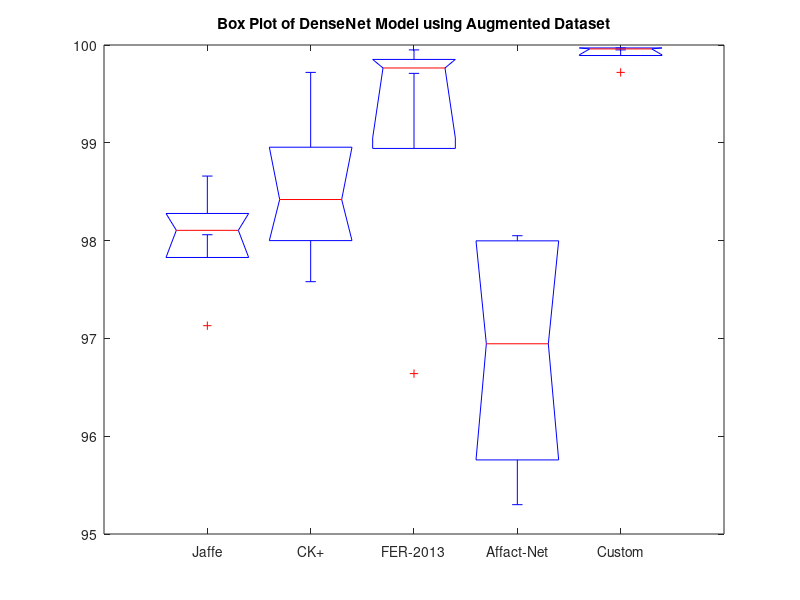

Write the MATLAB code that produced this figure.
s1 = [98.66	98.06	98.15	97.13];
s1 = s1';
s2 = [99.72	98.14	97.58	98.7];
s2 = s2';
s3 = [99.95	99.71	99.82	96.64];
s3 = s3';
s4 = [98.05	97.98	95.91	95.3];
s4 = s4';
s5 = [99.97	99.97	99.95	99.72];
s5 = s5';9
boxplot([s1 s2 s3 s4 s5],'Notch','on', ...
        'Labels',{'Jaffe','CK+','FER-2013','Affact-Net','Custom'}),title('Box Plot of DenseNet Model using Augmented Dataset')